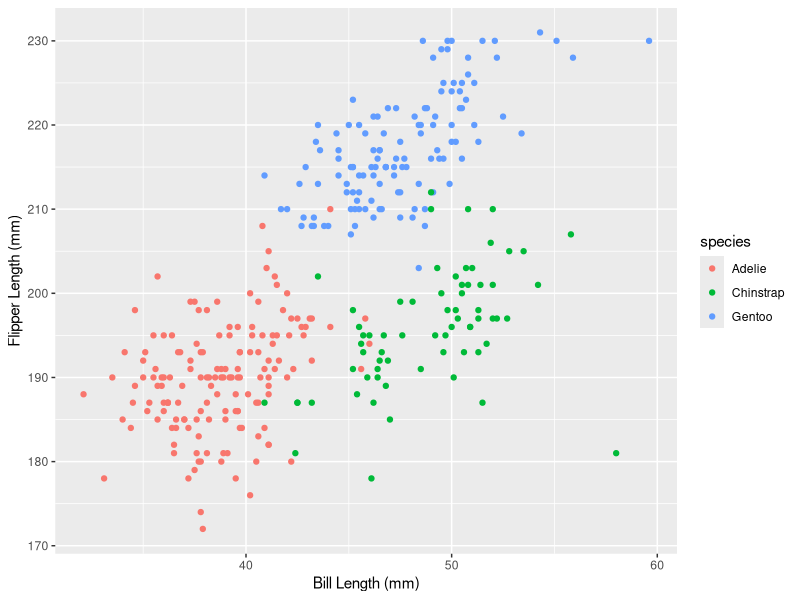
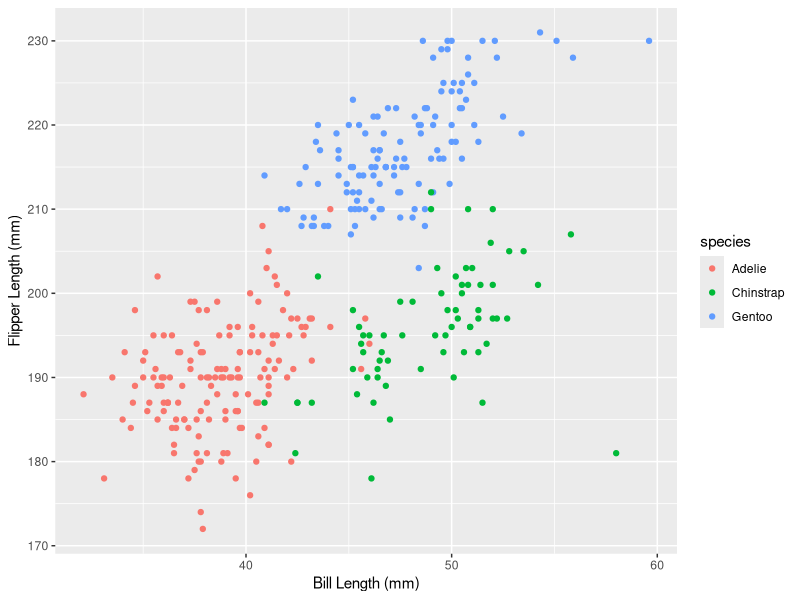

Recreate these plots in R, in order.
## ---- chunk 1
library(tidyverse)
## ---- chunk 2
data("penguins", package = "palmerpenguins")
## ---- chunk 3
head(penguins, 5)
nrow(penguins)
ncol(penguins)
## ---- chunk 4
ggplot(data = penguins, aes(x = bill_length_mm, y = flipper_length_mm, color = species)) + 
  geom_point() + 
  labs(x = "Bill Length (mm)", y = "Flipper Length (mm)")

ggsave("scatter_plot.pdf", height = 4, width = 6)

